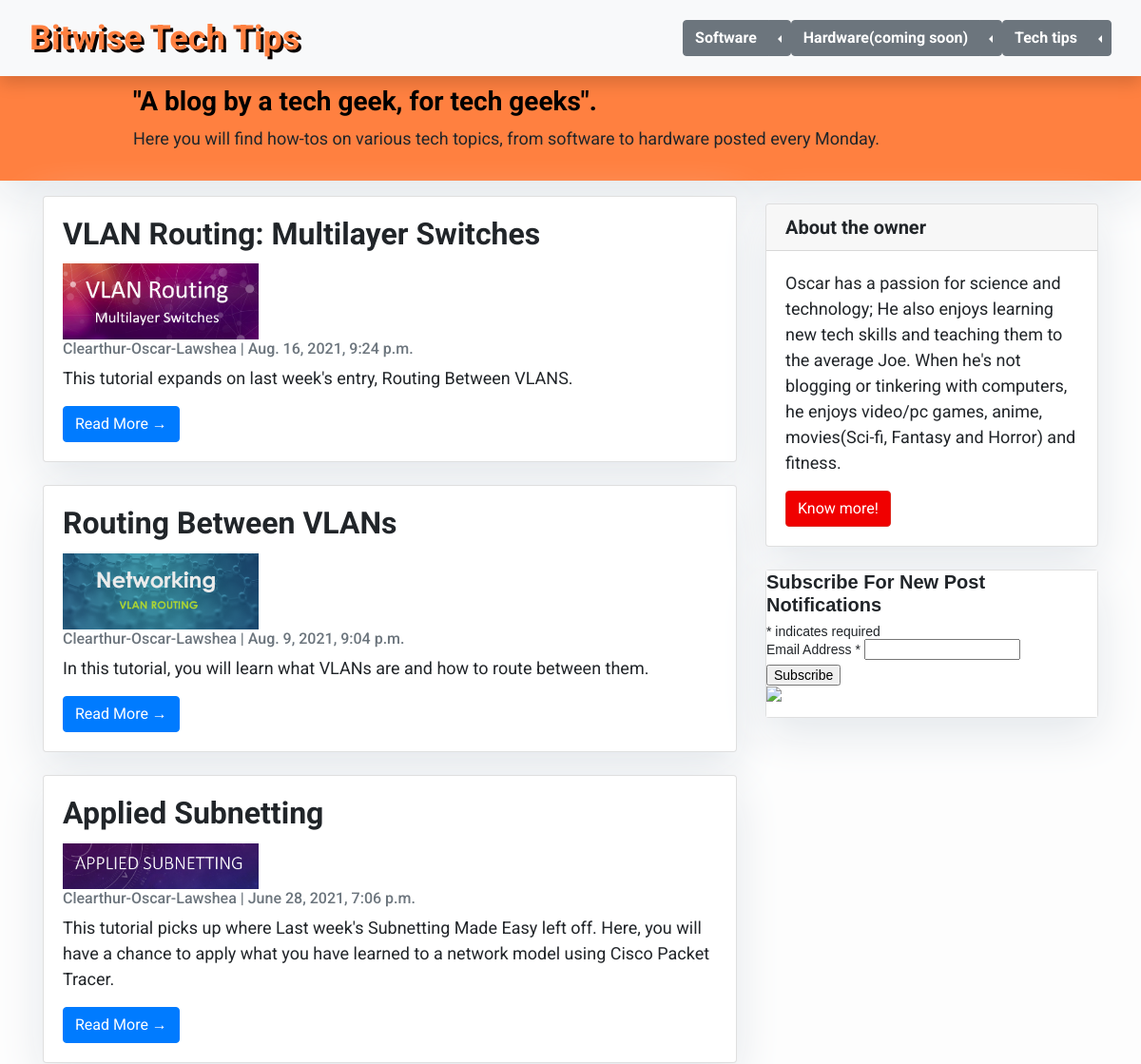
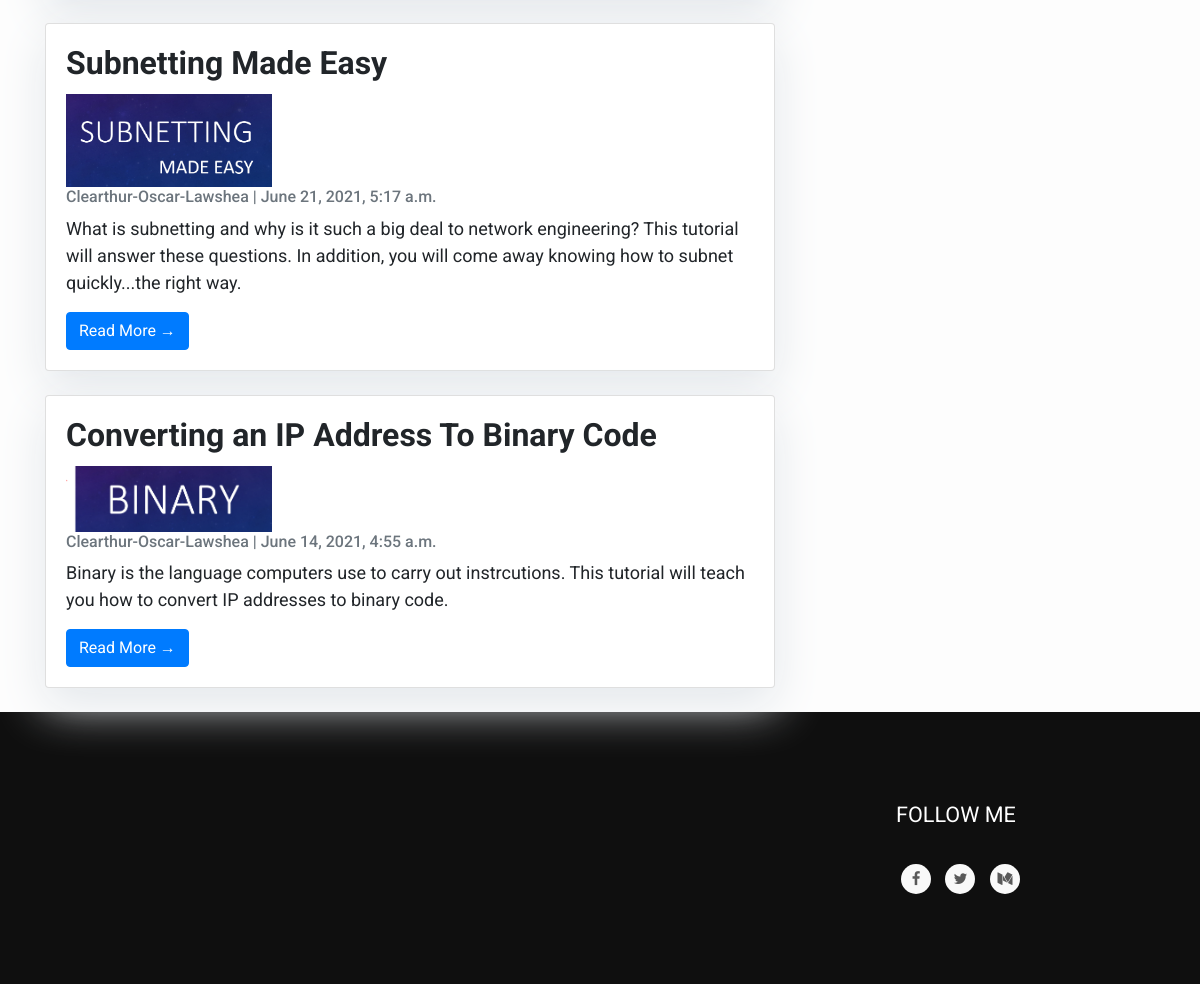
Page /posts/netcon on the committed database (2 pictures, top to bottom).
### netcon/models.py (models this page shows, shortened)
class NetconPost(models.Model):
	title = models.CharField(max_length=200, unique=True)
	thumb = models.ImageField(
					upload_to='netcon/thumbnails',
					null=True, blank=True
					)
	author = models.ForeignKey(
				settings.AUTH_USER_MODEL,
				blank=True, null=True,
				on_delete=models.CASCADE
				)
	updated = models.DateTimeField(auto_now= True)
	description = RichTextField(blank=False, null=True)
	content = RichTextField(blank=False, null=False)
	created_on = models.DateTimeField(auto_now_add=True)
	metakeywords = RichTextField(blank=False, null=True)
	slug = models.SlugField(max_length=200, unique=True)
	file = models.FileField(
					upload_to='netcon/files',
					null=True, blank=True
					)
	class Meta:
		ordering = ['-created_on']

### netcon/views.py (the view)
# urls.py: path('netcon', views.NetconPostList.as_view(), name='netcon'),
class NetconPostList(generic.ListView):
	queryset = NetconPost.objects.all().order_by('-created_on')
	template_name = 'netcon.html'
	paginate_by = 5

### netcon/templates/netcon.html (shortened to what this page needs)
{% extends 'index.html' %}
{% block content %}
<header class="masthead">
    <div class="container">
        <div class="row">
            <div class=" col-md-8 col-md-10 mx-auto">
                <div class="site-heading">
                    <h3 style="color:black; font-weight:bold;"> "A blog by a tech geek, for tech geeks". </h3>
                    <p>Here you will find how-tos on various tech topics, from software to hardware posted every Monday.</p>
                </div>
            </div>
        </div>
    </div>
</header>
<div class="container">
    <div class="row">
        <div class="col-md-8 mt-3 left">
            {% for netconpost in netconpost_list %}
            <div class="card mb-4">
                <div class="card-body">
                    <h2 class="card-title" style="font-weight:bold;">{{ netconpost.title }}</h2>
					<img src="{{netconpost.thumb.url}}" style="width:30%;"/>
                    <p class="card-text text-muted h6">{{ netconpost.author }} | {{ netconpost.created_on}} </p>
                    <p>{{netconpost.description|slice:":360"}}</p>
                    <a href="{% url 'netcon_post_detail' netconpost.slug  %}" class="btn btn-primary">Read More &rarr;</a>
                </div>
            </div>
            {% endfor %}
        </div>
        {% block sidebar %} {% include 'sidebar.html' %} {% endblock sidebar %}
    </div>
</div>
{%endblock%}

### static/css/style.css (style rules this page uses)
body { font-family: "Roboto", sans-serif; font-size: 20px; background-color: #fdfdfd; }
.masthead { background: #FF8040; height: auto; padding-bottom: 15px; box-shadow: 0 16px 48px #E3E7EB; padding-top: 10px; }

### netcon/templates/netcon.html (style rules this page uses)
body { font-family: "Roboto", sans-serif; font-size: 18px; background-color: #fdfdfd; }
.card { box-shadow: 0 16px 48px #E3E7EB; }

### templates/sidebar.html (style rules this page uses)
.card { box-shadow: 0 16px 48px #E3E7EB; }

### rows in the picture
NetconPost: title "VLAN Routing: Multilayer Switches", thumb (picture), author "Clearthur-Oscar-Lawshea", created_on "Aug. 16, 2021, 9:24 p.m.", description "This tutorial expands on last week's entry, Routing Between VLANS."
NetconPost: title "Routing Between VLANs", thumb (picture), author "Clearthur-Oscar-Lawshea", created_on "Aug. 9, 2021, 9:04 p.m.", description "In this tutorial, you will learn what VLANs are and how to route between them."
NetconPost: title "Applied Subnetting", thumb (picture), author "Clearthur-Oscar-Lawshea", created_on "June 28, 2021, 7:06 p.m.", description "This tutorial picks up where Last week's Subnetting Made Easy left off. Here, you will have a chance to apply what you have learned to a network model using Cisco Packet Tracer."
NetconPost: title "Subnetting Made Easy", thumb (picture), author "Clearthur-Oscar-Lawshea", created_on "June 21, 2021, 5:17 a.m.", description "What is subnetting and why is it such a big deal to network engineering? This tutorial will answer these questions. In addition, you will come away knowing how to subnet quickly...the right way."
NetconPost: title "Converting an IP Address To Binary Code", thumb (picture), author "Clearthur-Oscar-Lawshea", created_on "June 14, 2021, 4:55 a.m.", description "Binary is the language computers use to carry out instrcutions. This tutorial will teach you how to convert IP addresses to binary code."
